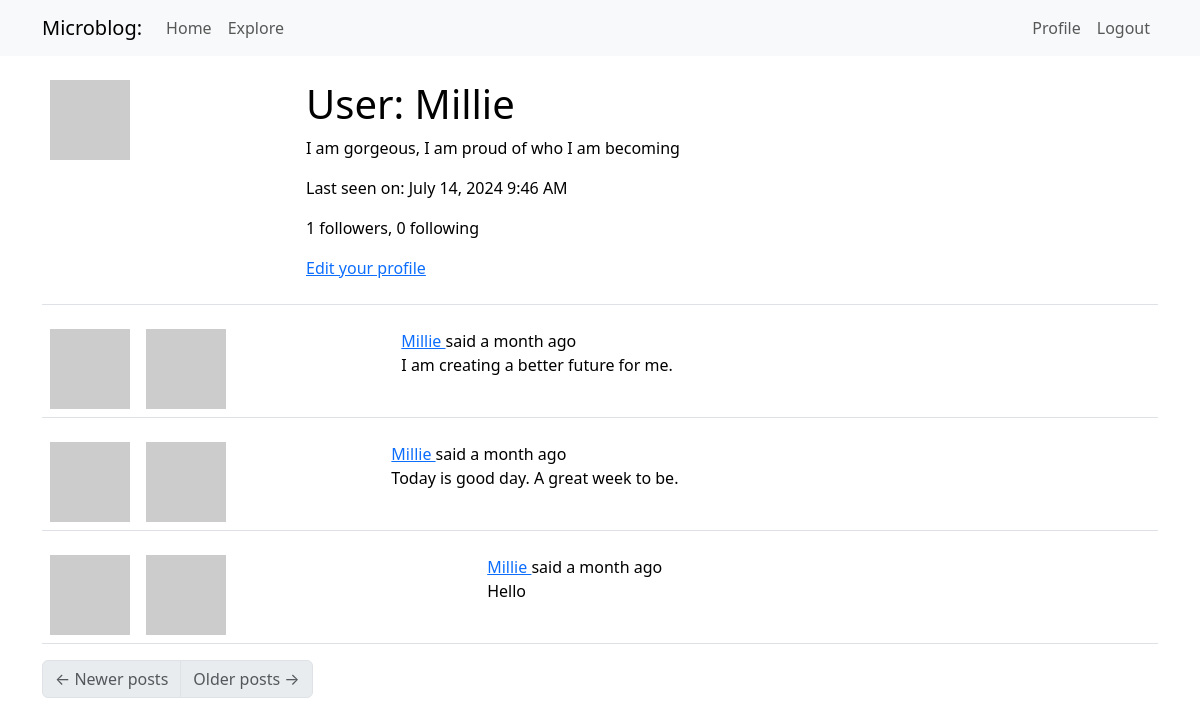
Before: /user/Millie (signed in) with the older database file.
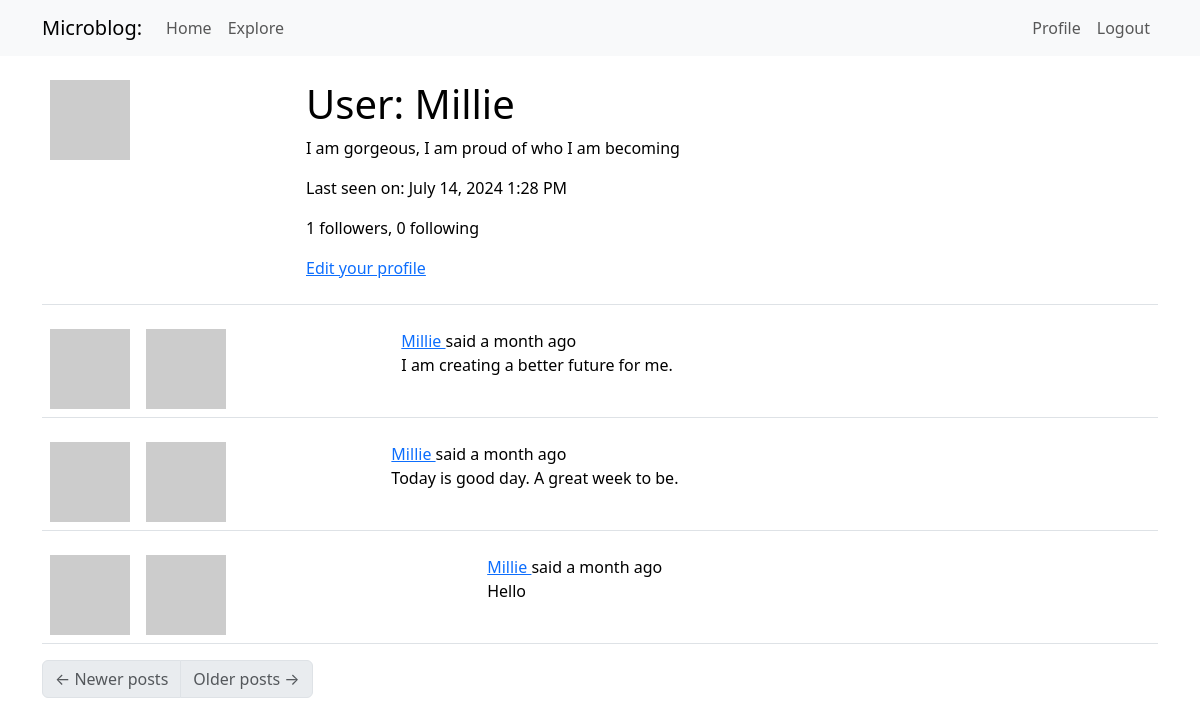
After: the same page with the newer database file.
### app/models.py (models this page shows, shortened)
class User(UserMixin, db.Model):
    id: so.Mapped[int] = so.mapped_column(primary_key=True)
    username: so.Mapped[str] = so.mapped_column(sa.String(64), index=True,
                                                unique=True)
    email: so.Mapped[str] = so.mapped_column(sa.String(120), index=True,
                                             unique=True)
    password_hash: so.Mapped[Optional[str]] = so.mapped_column(sa.String(256))
    about_me: so.Mapped[Optional[str]] = so.mapped_column(sa.String(140))
    last_seen: so.Mapped[Optional[datetime]] = so.mapped_column(
        default=lambda: datetime.now(timezone.utc))
    posts: so.WriteOnlyMapped['Post'] = so.relationship(back_populates='author')
    following: so.WriteOnlyMapped['User'] = so.relationship(
        secondary=followers, primaryjoin=(followers.c.follower_id == id),
        secondaryjoin=(followers.c.followed_id==id),
        back_populates='followers'
    )
    followers: so.WriteOnlyMapped['User'] = so.relationship(
        secondary=followers, primaryjoin=(followers.c.followed_id == id),
        secondaryjoin=(followers.c.follower_id == id),
        back_populates='following'
    )
    def avatar(self, size):
        digest = hashlib.md5(self.email.lower().encode('utf-8')).hexdigest()
        return f'https://www.gravatar.com/avatar/{digest}?d=identicon&s={size}'
    @login.user_loader
    def load_user(id):
        return db.session.get(User, int(id))
    def followers_count(self):
        query = sa.select(sa.func.count()).select_from(
            self.followers.select().subquery())
        return db.session.scalar(query)
    def following_count(self):
        query = sa.select(sa.func.count()).select_from(
            self.following.select().subquery())
        return db.session.scalar(query)

class Post(db.Model):
    id: so.Mapped[int] = so.mapped_column(primary_key=True)
    body: so.Mapped[str] = so.mapped_column(sa.String(140))
    timestamp: so.Mapped[datetime] = so.mapped_column(
        index=True, default=lambda: datetime.now(timezone.utc))
    user_id: so.Mapped[int] = so.mapped_column(sa.ForeignKey('user.id'),
                                               index=True
    )
    language: so.Mapped[Optional[str]] = so.mapped_column(sa.String(5))
    author: so.Mapped[User] = so.relationship('User', back_populates='posts')

### app/main/routes.py (the view)
@bp.route('/user/<username>')
@login_required
def user(username):
    user = db.first_or_404(sa.select(User).where(User.username == username))
    page = request.args.get('page', 1, type=int)
    query = user.posts.select().order_by(Post.timestamp.desc())
    posts = db.paginate(query, page=page,
                        per_page=current_app.config['POSTS_PER_PAGE'],
                        error_out=False)
    next_url = url_for('main.user', username=user.username, page=posts.next_num) \
        if posts.has_next else None
    prev_url = url_for('main.user', username=user.username, page=posts.prev_num) \
        if posts.has_prev else None
    form = EmptyForm()
    return render_template('user.html', user=user, posts=posts.items,
                           next_url=next_url, prev_url=prev_url, form=form)

### app/__init__.py (called while the page is built)
def get_locale():
    return request.accept_languages.best_match(current_app.config['LANGUAGES'])

### app/main/routes.py (called while the page is built)
@bp.before_app_request
def before_request():
    if current_user.is_authenticated:
        current_user.last_seen = datetime.now(timezone.utc)
        db.session.commit()
        g.locale = str(get_locale()
                )

### app/templates/user.html (shortened to what this page needs)
{% extends "base.html" %}
{% block content %}
    <table class="table table-hover">
        <tr>
            <td width="256px"><img src="{{ user.avatar(256) }}"></td>
            <td>
                <h1>{{ _('User') }}: {{ user.username }}</h1>
                {% if user.about_me %}<p>{{ user.about_me }}</p>{% endif %}
                {% if user.last_seen %}
                <p>{{ _('Last seen on') }}: {{ moment(user.last_seen).format('LLL') }}</p>
                {% endif %}
                <p>{{ _('%(count)d followers', count=user.followers_count()) }}, {{ _('%(count)d following', count=user.following_count()) }}</p>
                {% if user == current_user %}
                <p><a href="{{ url_for('main.edit_profile') }}">{{ _('Edit your profile') }}</a></p>
                {% endif %}
            </td>
        </tr>
    </table>
    {% for post in posts %}
        {% include '_post.html' %}
    {% endfor %}
    <nav aria-label="Post navigation">
        <ul class="pagination">
            <li class="page-item{% if not prev_url %} disabled{% endif %}">
                <a class="page-link" href="{{ prev_url }}">
                    <span aria-hidden="true">&larr;</span> {{ _('Newer posts') }}
                </a>
            </li>
            <li class="page-item{% if not next_url %} disabled{% endif %}">
                <a class="page-link" href="{{ next_url }}">
                    {{ _('Older posts') }} <span aria-hidden="true">&rarr;</span>
                </a>
            </li>
        </ul>
    </nav>
{% endblock %}

### app/templates/base.html (shortened to what this page needs)
<!doctype html>
<html>
    <head>
        <link
        href="https://cdn.jsdelivr.net/npm/bootstrap@5.3.2/dist/css/bootstrap.min.css"
        rel="stylesheet"
>
    </head>
    <body>
        <nav class="navbar navbar-expand-lg bg-body-tertiary">
              <div class="container">
                <a class="navbar-brand" href="{{url_for('main.index')}}">Microblog:</a>
                <div class="collapse navbar-collapse" id="navbarSupportedContent">
                    <ul class="navbar-nav me-auto mb-2 mb-lg-0">
            <li class="nav-item">
              <a class="nav-link" aria-current="page" href="{{ url_for('main.index') }}">{{ _('Home')}}  </a>
            </li>
            <li class="nav-item">
              <a class="nav-link" aria-current="page" href="{{ url_for('main.explore') }}">{{ _('Explore')}} </a>
            </li>
          </ul>
          <ul class="navbar-nav mb-2 mb-lg-0">
            {% if current_user.is_anonymous %}
            <li class="nav-item">
              <a class="nav-link" aria-current="page" href="{{ url_for('auth.login') }}">{{ _('Login')}} </a>
            </li>
            {% else %}
            <li class="nav-item">
              <a class="nav-link" aria-current="page" href="{{ url_for('main.user', username=current_user.username) }}">{{ _('Profile')}} </a>
            </li>
            <li class="nav-item">
              <a class="nav-link" aria-current="page" href="{{ url_for('auth.logout') }}">{{ _('Logout')}} </a>
            </li>
            {% endif %}
          </ul>
                </div>
        </div>
        </nav>
      <div class="container mt-3">
            {% block content %}{% endblock %}
      </div>
    </body>
</html>

### app/templates/_post.html (shortened to what this page needs)
<table class="table table-hover">
    <tr>
        <td width="70px">
            <img src="{{ post.author.avatar(36) }}" />
        </td>
        <td>
            <a href="{{ url_for('main.user', username=post.author.username) }}">
                <img src="{{ post.author.avatar(70) }}" />
            </a>
            <td>
                {{ _('%(username)s said %(when)s', username=user_link, when=moment(post.timestamp).fromNow()) }}
                <br>
                <span id="post{{ post.id}}">{{ post.body }}</span>
            </td>
        </td>
    </tr>
</table>

Changed rows visible on the page:
changed User "Millie": last_seen "July 14, 2024 9:46 AM" → "July 14, 2024 1:28 PM"
